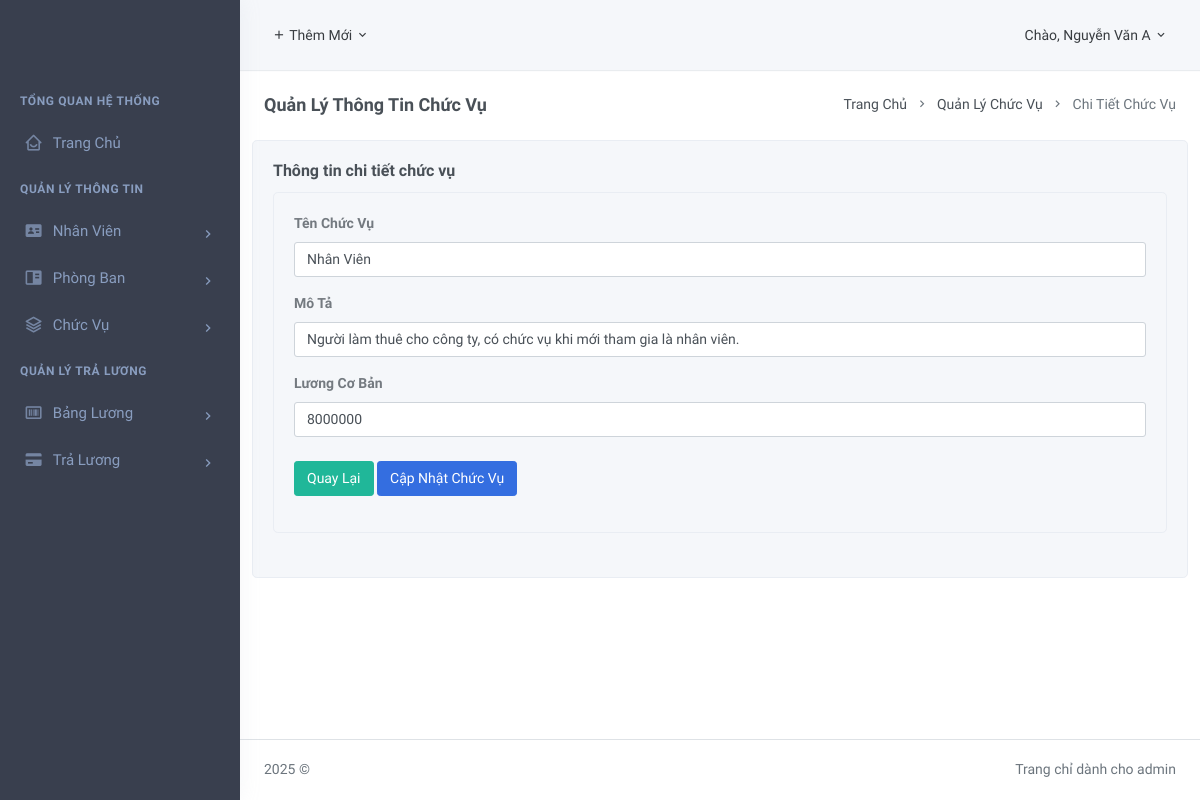
The page /src/ChucVu/SuaChucVu.php?id=1 (signed in) on the database its author committed.
### tables this page shows
CREATE TABLE `chucvu` (
  `MaCV` int(11) NOT NULL,
  `TenCV` varchar(50) NOT NULL,
  `MoTa` text DEFAULT NULL,
  `LuongCoBan` int(11) DEFAULT NULL
);

### src/ChucVu/SuaChucVu.php (the view, shortened to what this page needs)
<?php
$servername = "127.0.0.1";
$username = "root";
$password = "";
$dbname = "hrm_nhanvien";
$conn = new mysqli($servername, $username, $password, $dbname);
$id = isset($_GET['id']) && is_numeric($_GET['id']) ? (int)$_GET['id'] : 0;
$sql = "SELECT MaCV, TenCV, MoTa, LuongCoBan
        FROM chucvu
        WHERE MaCV = ?";
$stmt = $conn->prepare($sql);
$stmt->bind_param("i", $id);
$stmt->execute();
$result = $stmt->get_result();
$detail = $result->fetch_all(MYSQLI_ASSOC);
require(__DIR__ . '/../layouts/header.php');
?>
<link rel="stylesheet" type="text/css" href="https://cdnjs.cloudflare.com/ajax/libs/font-awesome/6.4.2/css/all.min.css">
<div class="page-content">
    <div class="container-fluid">
        <div class="row">
            <div class="col-12">
                <div class="page-title-box d-flex align-items-center justify-content-between">
                    <h4 class="mb-0 font-size-18">Quản Lý Thông Tin Chức Vụ</h4>
                    <div class="page-title-right">
                        <ol class="breadcrumb m-0">
                            <li class="breadcrumb-item"><a href="/QLNhanVien_thuan/src/TrangChu.php">Trang Chủ</a></li>
                            <li class="breadcrumb-item"><a href="/QLNhanVien_thuan/src/ChucVu/ChucVu.php">Quản Lý Chức Vụ</a></li>
                            <li class="breadcrumb-item active">Chi Tiết Chức Vụ</li>
                        </ol>
                    </div>
                </div>
            </div>
        </div>
    </div>
    <div class="row">
        <div class="col-12">
            <div class="card">
                <div class="card-body">
                    <h4 class="card-title">Thông tin chi tiết chức vụ</h4>
                    <div id="basic-datatable_wrapper" class="dataTables_wrapper dt-bootstrap4 no-footer">
                        <div class="row">
                            <div class="col-xl-12">
                                <div class="card">
                                    <div class="card-body">
                                        <form method="POST" enctype="multipart/form-data">
                                            <div class="form-group">
                                                <label for="simpleinput">Tên Chức Vụ</label>
                                                <input type="text" id="simpleinput" class="form-control" placeholder="Tên chức vụ" required name="tenchucvu" value="<?php echo htmlspecialchars($detail[0]['TenCV']); ?>">
                                            </div>
                                            <div class="form-group">
                                                <label for="simpleinput">Mô Tả</label>
                                                <input type="text" id="simpleinput" class="form-control" placeholder="Mô tả" required name="mota" value="<?php echo htmlspecialchars($detail[0]['MoTa']); ?>">
                                            </div>
                                            <div class="form-group">
                                                <label for="simpleinput">Lương Cơ Bản</label>
                                                <input type="number" id="simpleinput" class="form-control" placeholder="Lương cơ bản" required name="luongcoban" value="<?php echo htmlspecialchars($detail[0]['LuongCoBan']); ?>">
                                            </div>
                                            <div class="form-group row mt-4">
                                                <div class="col-12 text-left">
                                                    <a href="/QLNhanVien_thuan/src/ChucVu/ChucVu.php" class="btn btn-success waves-effect waves-light">Quay Lại</a>
                                                    <button type="submit" class="btn btn-primary waves-effect waves-light">Cập Nhật Chức Vụ</button>
                                                </div>
                                            </div>
                                        </form>
                                    </div>
                                </div>
                            </div>
                        </div>
                    </div>
                </div>
            </div>
        </div>
    </div>
</div>
<?php
require(__DIR__ . '/../layouts/footer.php');
?>

### rows shown on the page
chucvu: tenchucvu "Nhân Viên", mota "Người làm thuê cho công ty, có chức vụ khi mới tham gia là nhân viên.", luongcoban "8000000"

### other values the page prints
$_SESSION['hoten'] "Nguyễn Văn A"
